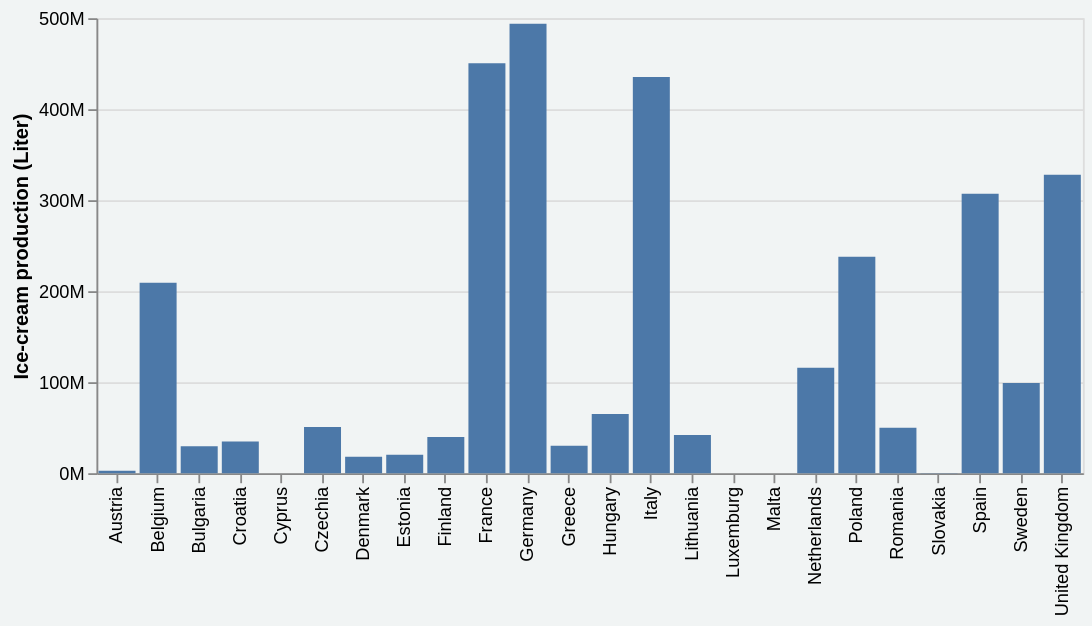

Vega-Lite specification stored for this chart:
### Vega-Lite specification from a JSON file in a GitHub repository (floating-point values rounded to 4 significant figures)
{"config": {"view": {"continuousWidth": 400, "continuousHeight": 300}, "background": "#F1F4F4", "header": {"labelFont": "IBM Plex Sans", "labelFontSize": 14, "titleFont": "IBM Plex Sans", "titleFontSize": 16}}, "data": {"name": "data-0136a27213fc30c2cd0008fef37a6398"}, "mark": "bar", "autosize": {"contains": "padding", "type": "fit-x"}, "encoding": {"tooltip": [{"type": "quantitative", "field": "Value", "format": ".2s"}, {"type": "nominal", "field": "DECL", "title": "Country"}], "x": {"type": "nominal", "axis": {"title": ""}, "field": "DECL"}, "y": {"type": "quantitative", "axis": {"format": "s"}, "field": "Value", "title": "Ice-cream production (Liter)"}}, "height": 250, "width": 600, "$schema": "https://vega.github.io/schema/vega-lite/v5.json", "datasets": {"data-0136a27213fc30c2cd0008fef37a6398": [{"INDICATORS": "PRODQNT", "DECL": "France", "PRCCODE": 10521000, "PRCCODE_LABEL": "Ice cream and other edible ice (including sherbet, lollipops) (excluding mixes and bases for ice cream)", "PERIOD": "Jan.-Dez. 2018", "Value": 450600000.0, "Flag and Footnotes": null}, {"INDICATORS": "PRODQNT", "DECL": "Netherlands", "PRCCODE": 10521000, "PRCCODE_LABEL": "Ice cream and other edible ice (including sherbet, lollipops) (excluding mixes and bases for ice cream)", "PERIOD": "Jan.-Dez. 2018", "Value": 115800000.0, "Flag and Footnotes": null}, {"INDICATORS": "PRODQNT", "DECL": "Germany", "PRCCODE": 10521000, "PRCCODE_LABEL": "Ice cream and other edible ice (including sherbet, lollipops) (excluding mixes and bases for ice cream)", "PERIOD": "Jan.-Dez. 2018", "Value": 493900000.0, "Flag and Footnotes": null}, {"INDICATORS": "PRODQNT", "DECL": "Italy", "PRCCODE": 10521000, "PRCCODE_LABEL": "Ice cream and other edible ice (including sherbet, lollipops) (excluding mixes and bases for ice cream)", "PERIOD": "Jan.-Dez. 2018", "Value": 435500000.0, "Flag and Footnotes": null}, {"INDICATORS": "PRODQNT", "DECL": "United Kingdom", "PRCCODE": 10521000, "PRCCODE_LABEL": "Ice cream and other edible ice (including sherbet, lollipops) (excluding mixes and bases for ice cream)", "PERIOD": "Jan.-Dez. 2018", "Value": 328100000.0, "Flag and Footnotes": null}, {"INDICATORS": "PRODQNT", "DECL": "Ireland", "PRCCODE": 10521000, "PRCCODE_LABEL": "Ice cream and other edible ice (including sherbet, lollipops) (excluding mixes and bases for ice cream)", "PERIOD": "Jan.-Dez. 2018", "Value": null, "Flag and Footnotes": "(1)"}, {"INDICATORS": "PRODQNT", "DECL": "Denmark", "PRCCODE": 10521000, "PRCCODE_LABEL": "Ice cream and other edible ice (including sherbet, lollipops) (excluding mixes and bases for ice cream)", "PERIOD": "Jan.-Dez. 2018", "Value": 17990000.0, "Flag and Footnotes": null}, {"INDICATORS": "PRODQNT", "DECL": "Greece", "PRCCODE": 10521000, "PRCCODE_LABEL": "Ice cream and other edible ice (including sherbet, lollipops) (excluding mixes and bases for ice cream)", "PERIOD": "Jan.-Dez. 2018", "Value": 30150000.0, "Flag and Footnotes": null}, {"INDICATORS": "PRODQNT", "DECL": "Portugal", "PRCCODE": 10521000, "PRCCODE_LABEL": "Ice cream and other edible ice (including sherbet, lollipops) (excluding mixes and bases for ice cream)", "PERIOD": "Jan.-Dez. 2018", "Value": null, "Flag and Footnotes": "(1)"}, {"INDICATORS": "PRODQNT", "DECL": "Spain", "PRCCODE": 10521000, "PRCCODE_LABEL": "Ice cream and other edible ice (including sherbet, lollipops) (excluding mixes and bases for ice cream)", "PERIOD": "Jan.-Dez. 2018", "Value": 307100000.0, "Flag and Footnotes": null}, {"INDICATORS": "PRODQNT", "DECL": "Belgium", "PRCCODE": 10521000, "PRCCODE_LABEL": "Ice cream and other edible ice (including sherbet, lollipops) (excluding mixes and bases for ice cream)", "PERIOD": "Jan.-Dez. 2018", "Value": 209300000.0, "Flag and Footnotes": null}, {"INDICATORS": "PRODQNT", "DECL": "Luxemburg", "PRCCODE": 10521000, "PRCCODE_LABEL": "Ice cream and other edible ice (including sherbet, lollipops) (excluding mixes and bases for ice cream)", "PERIOD": "Jan.-Dez. 2018", "Value": 0.0, "Flag and Footnotes": null}, {"INDICATORS": "PRODQNT", "DECL": "Iceland", "PRCCODE": 10521000, "PRCCODE_LABEL": "Ice cream and other edible ice (including sherbet, lollipops) (excluding mixes and bases for ice cream)", "PERIOD": "Jan.-Dez. 2018", "Value": null, "Flag and Footnotes": "(1)"}, {"INDICATORS": "PRODQNT", "DECL": "Norway", "PRCCODE": 10521000, "PRCCODE_LABEL": "Ice cream and other edible ice (including sherbet, lollipops) (excluding mixes and bases for ice cream)", "PERIOD": "Jan.-Dez. 2018", "Value": null, "Flag and Footnotes": "(1)"}, {"INDICATORS": "PRODQNT", "DECL": "Sweden", "PRCCODE": 10521000, "PRCCODE_LABEL": "Ice cream and other edible ice (including sherbet, lollipops) (excluding mixes and bases for ice cream)", "PERIOD": "Jan.-Dez. 2018", "Value": 99140000.0, "Flag and Footnotes": null}, {"INDICATORS": "PRODQNT", "DECL": "Finland", "PRCCODE": 10521000, "PRCCODE_LABEL": "Ice cream and other edible ice (including sherbet, lollipops) (excluding mixes and bases for ice cream)", "PERIOD": "Jan.-Dez. 2018", "Value": 39900000.0, "Flag and Footnotes": null}, {"INDICATORS": "PRODQNT", "DECL": "Austria", "PRCCODE": 10521000, "PRCCODE_LABEL": "Ice cream and other edible ice (including sherbet, lollipops) (excluding mixes and bases for ice cream)", "PERIOD": "Jan.-Dez. 2018", "Value": 2757000.0, "Flag and Footnotes": null}, {"INDICATORS": "PRODQNT", "DECL": "Malta", "PRCCODE": 10521000, "PRCCODE_LABEL": "Ice cream and other edible ice (including sherbet, lollipops) (excluding mixes and bases for ice cream)", "PERIOD": "Jan.-Dez. 2018", "Value": 0.0, "Flag and Footnotes": null}, {"INDICATORS": "PRODQNT", "DECL": "Estonia", "PRCCODE": 10521000, "PRCCODE_LABEL": "Ice cream and other edible ice (including sherbet, lollipops) (excluding mixes and bases for ice cream)", "PERIOD": "Jan.-Dez. 2018", "Value": 20350000.0, "Flag and Footnotes": null}, {"INDICATORS": "PRODQNT", "DECL": "Latvia", "PRCCODE": 10521000, "PRCCODE_LABEL": "Ice cream and other edible ice (including sherbet, lollipops) (excluding mixes and bases for ice cream)", "PERIOD": "Jan.-Dez. 2018", "Value": null, "Flag and Footnotes": "(1)"}, {"INDICATORS": "PRODQNT", "DECL": "Lithuania", "PRCCODE": 10521000, "PRCCODE_LABEL": "Ice cream and other edible ice (including sherbet, lollipops) (excluding mixes and bases for ice cream)", "PERIOD": "Jan.-Dez. 2018", "Value": 42110000.0, "Flag and Footnotes": null}, {"INDICATORS": "PRODQNT", "DECL": "Poland", "PRCCODE": 10521000, "PRCCODE_LABEL": "Ice cream and other edible ice (including sherbet, lollipops) (excluding mixes and bases for ice cream)", "PERIOD": "Jan.-Dez. 2018", "Value": 237800000.0, "Flag and Footnotes": null}, {"INDICATORS": "PRODQNT", "DECL": "Czechia", "PRCCODE": 10521000, "PRCCODE_LABEL": "Ice cream and other edible ice (including sherbet, lollipops) (excluding mixes and bases for ice cream)", "PERIOD": "Jan.-Dez. 2018", "Value": 50900000.0, "Flag and Footnotes": null}, {"INDICATORS": "PRODQNT", "DECL": "Slovakia", "PRCCODE": 10521000, "PRCCODE_LABEL": "Ice cream and other edible ice (including sherbet, lollipops) (excluding mixes and bases for ice cream)", "PERIOD": "Jan.-Dez. 2018", "Value": 176100.0, "Flag and Footnotes": null}, {"INDICATORS": "PRODQNT", "DECL": "Hungary", "PRCCODE": 10521000, "PRCCODE_LABEL": "Ice cream and other edible ice (including sherbet, lollipops) (excluding mixes and bases for ice cream)", "PERIOD": "Jan.-Dez. 2018", "Value": 65010000.0, "Flag and Footnotes": "(2)"}, {"INDICATORS": "PRODQNT", "DECL": "Romania", "PRCCODE": 10521000, "PRCCODE_LABEL": "Ice cream and other edible ice (including sherbet, lollipops) (excluding mixes and bases for ice cream)", "PERIOD": "Jan.-Dez. 2018", "Value": 49860000.0, "Flag and Footnotes": null}, {"INDICATORS": "PRODQNT", "DECL": "Bulgaria", "PRCCODE": 10521000, "PRCCODE_LABEL": "Ice cream and other edible ice (including sherbet, lollipops) (excluding mixes and bases for ice cream)", "PERIOD": "Jan.-Dez. 2018", "Value": 29670000.0, "Flag and Footnotes": null}, {"INDICATORS": "PRODQNT", "DECL": "Slovenia", "PRCCODE": 10521000, "PRCCODE_LABEL": "Ice cream and other edible ice (including sherbet, lollipops) (excluding mixes and bases for ice cream)", "PERIOD": "Jan.-Dez. 2018", "Value": null, "Flag and Footnotes": "(1)"}, {"INDICATORS": "PRODQNT", "DECL": "Croatia", "PRCCODE": 10521000, "PRCCODE_LABEL": "Ice cream and other edible ice (including sherbet, lollipops) (excluding mixes and bases for ice cream)", "PERIOD": "Jan.-Dez. 2018", "Value": 34850000.0, "Flag and Footnotes": null}, {"INDICATORS": "PRODQNT", "DECL": "Cyprus", "PRCCODE": 10521000, "PRCCODE_LABEL": "Ice cream and other edible ice (including sherbet, lollipops) (excluding mixes and bases for ice cream)", "PERIOD": "Jan.-Dez. 2018", "Value": 0.0, "Flag and Footnotes": null}]}}
